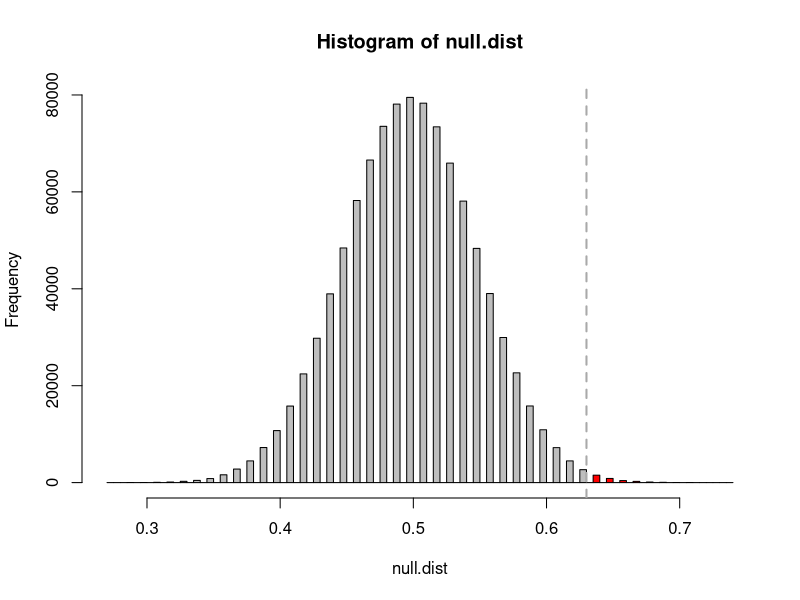
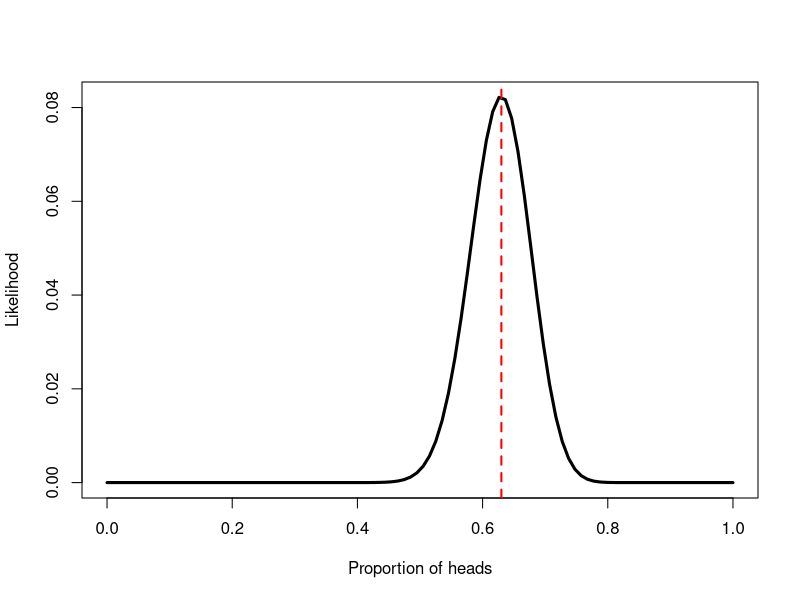
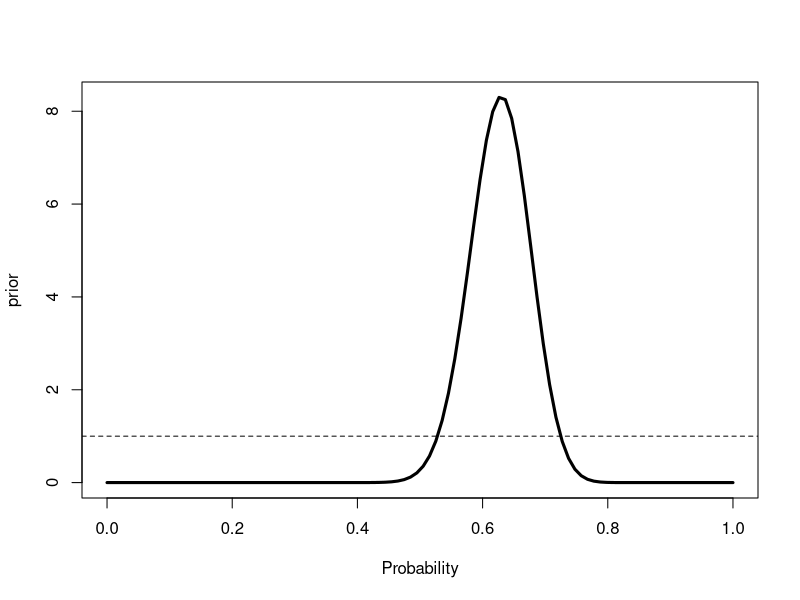
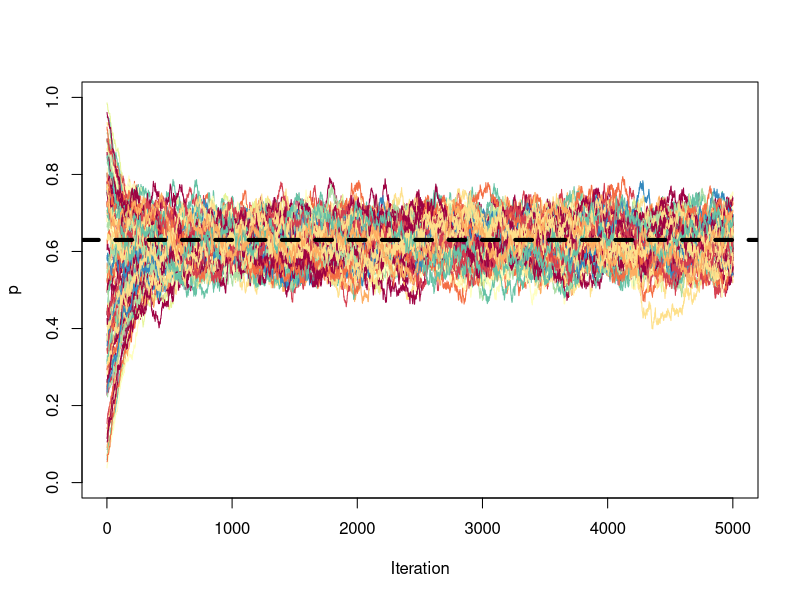
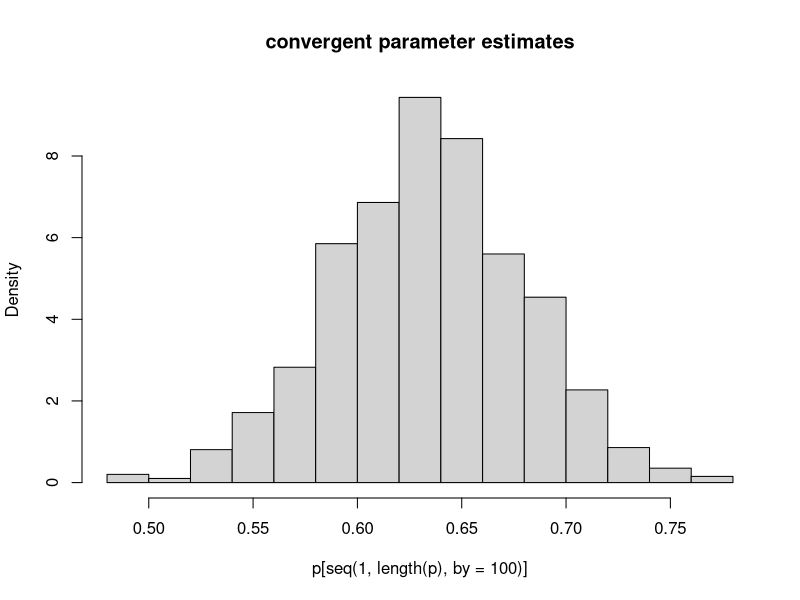
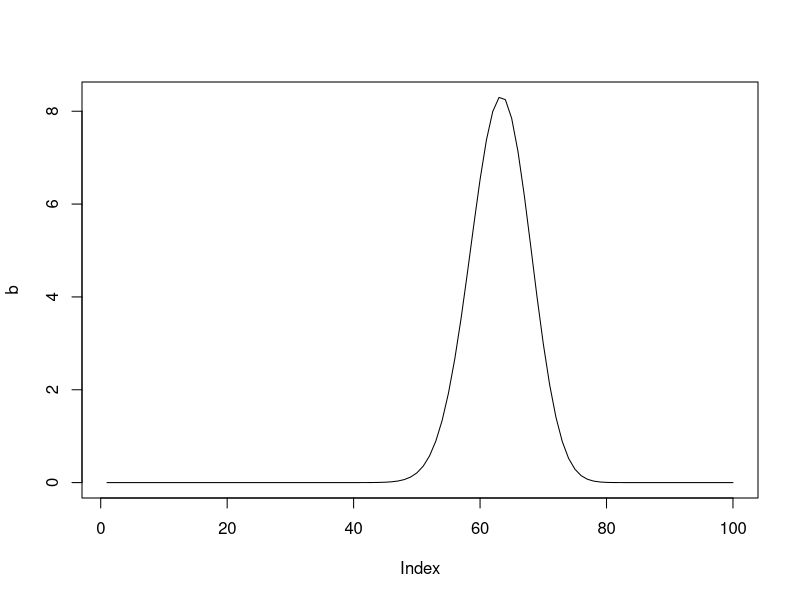

These figures' R source, in order:
## ---- chunk 1
knitr::opts_chunk$set(echo = TRUE)
## ---- chunk 2
D <- 63/100 # the D stands for data
## ---- chunk 3
p_h <- 0.5 # null hypothesis for fair lizard flips
## ---- chunk 4
# creating our own p-value:
# generate a random number of "heads" for 100 coin flips, 10000 times:
null.dist <- rbinom(1000000, 100, 0.5) / 100
{h <- hist(null.dist, breaks = 100, plot = FALSE)
  clr <- ifelse(h$breaks <= 0.63, "grey", "red")[-length(h$breaks)]
  plot(h, col = clr)
abline(v = 0.63, col = "darkgrey", lwd = 2, lty = 2)}
# should have a mean of about 0.5
mean(null.dist)

# how many are as extreme or more extreme than a proportion of 0.63?
sum(null.dist >= 0.63) / length(null.dist) # should be on the order of 10^-3

# what if we use the built-in r function to sample from a true normal distribution?
2 * (1 - pbinom(63, 100, 0.5))

## ---- chunk 5
n <- 100
H <- 63
p_h <- seq(0, 1, length.out = 100)

lklhd <- function(p, n, H) {
  fac <- factorial(n) / (factorial(n - H) * factorial(H))
  l <- fac * p^63 * (1 - p)^37
  return(l)
}

p <- sapply(p_h, function(i) lklhd(i, n, H))

{plot(p_h, p, type = 'l', lwd = 3, xlab = "Proportion of heads", ylab = "Likelihood")
  abline(v = 0.63, col = "red", lty = 2, lwd = 2)}
## ---- chunk 6
L1 <- log(lklhd(0.5, 100, 63)); L1

L2 <- log(lklhd(0.63, 100, 63)); L2

ratio <- 2*(L2 - L1); ratio

1 - pchisq(ratio, df = 1)
## ---- chunk 7
# AIC for no estimated parameters:
AIC_1 <- 2*0 - 2*L1; AIC_1
AIC_2 <- 2*1 - 2*L2; AIC_2

# size-corrected:
AIC_1 + 2*0*(0+1) / (100 - 0 - 1)
AIC_2 + 2*1*(1+1) / (100 - 1 - 1)

AIC_1 - AIC_2
## ---- chunk 8
# compare posterior and prior probability distributions:

prior <- 1
bayesian <- function(n, H, p) {
  b <- factorial(n + 1) / (factorial(H) * factorial(n - H)) * p^H * (1-p)^(n-H)
  return(b)
}

b <- sapply(seq(0, 1, length.out = 100), function(i) bayesian(100, 63, i))

{plot(seq(0, 1, length.out = 100), b, type = 'l', 
     lwd = 3,
     ylab = "prior",
     xlab = "Probability")
  abline(h = prior, lty = 2)}
## ---- chunk 9

# pick a starting parameter value and epsilon
# p <- runif(1); we'll use 0.6 because it's what the book does
p <- 0.6
e <- 0.01

# propose a new value
p2 <- runif(1, p-e, p+e); p2

## ---- chunk 10

# let's redifine this guy as a reminder
likelihood <- function(p, n, H) {
  fac <- factorial(n) / (factorial(n - H) * factorial(H))
  l <- fac * p^63 * (1 - p)^37
  return(l)
}

# calculate likelihoods
L1 <- likelihood(p, 100, 63); L1
L2 <- likelihood(p2, 100, 63); L2


# get likelihood ratio
L_ratio <- L2 / L1; L_ratio

# acceptance ratio
# in this case, just equal to L_ratio
R_accept <- 1 * 1 * L_ratio; R_accept

# choose a random threshold
x <- runif(1)

# if x is lower than the acceptance ratio, keep current p
if (x <= R_accept) {
  
  p <- p2
  
}
## ---- chunk 11

likelihood <- function(p, n, H) {
  fac <- factorial(n) / (factorial(n - H) * factorial(H))
  l <- fac * p^H * (1 - p)^(n - H)
  return(l)
}

MCMC <- function(n, H, p = "rand",
                 U = c(0, 1), 
                 e = 0.01, 
                 iter = 5000) {
  
  # get starting parameter if not specified
  if (p == "rand") {
    p <- runif(1, min = U[1], max = U[2])
  }
  
  # store values in a vector
  p_vec <- p
  
  for (i in 1:iter) {
    # propose a new value
    p2 <- runif(1, min = p-e, max = p+e)
    
    # get their likelihoods
    L1 <- likelihood(p, n, H)
    L2 <- likelihood(p2, n, H)
    
    # likelihood ratio
    L_ratio <- L2 / L1
    
    # generate random threshold
    x <- runif(1)
    
    if (x <= L_ratio) {
      p <- p2
    }
    
    p_vec <- c(p_vec, p)
    
  }
  
  return(p_vec)
  
}

# define color vector
colors <- RColorBrewer::brewer.pal(11, "Spectral")

# plot 101 runs
plot(MCMC(n = 100, H = 63),
     type = 'l', col = colors[runif(1, 1, length(colors))], 
     ylim = c(0, 1),
     ylab = "p", xlab = "Iteration")
for (i in 1:100) {
  points(MCMC(n = 100, H = 63),
         type = 'l', col = colors[runif(1, 1, length(colors))])
}
abline(h = 0.63, lty = 2, lwd = 4, col = "black")
## ---- chunk 12
p <- MCMC(100, 63, iter = 100000)

# chop off the "burn-in" segment
p <- p[-c(1:1000)]

# let's overlay our old bayesian friend, the Metropolis-Hastings algorithm
bayesian <- function(n, H, p) {
  b <- factorial(n + 1) / (factorial(H) * factorial(n - H)) * p^H * (1-p)^(n-H)
  return(b)
}

b <- sapply(seq(0, 1, length.out = 100), function(i) bayesian(100, 63, i))

# take every 100th value to avoid autocorrelation
hist(p[seq(1, length(p), by = 100)],
     probability = T,
     main = "convergent parameter estimates")
plot(b, type = 'l')

